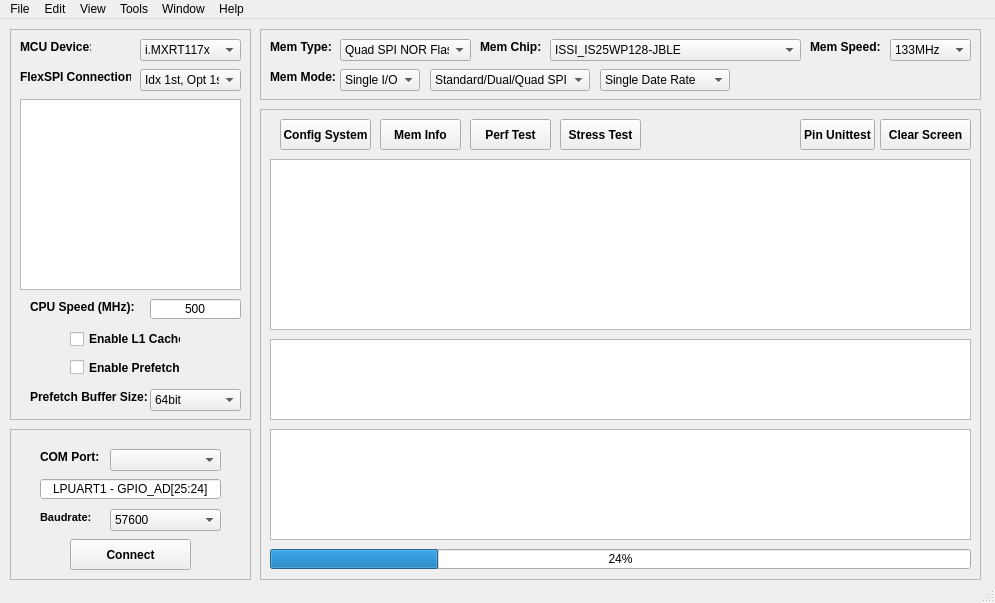
<?xml version="1.0" encoding="UTF-8"?>
<ui version="4.0">
 <class>memTesterWin</class>
 <widget class="QMainWindow" name="memTesterWin">
  <property name="geometry">
   <rect>
    <x>0</x>
    <y>0</y>
    <width>995</width>
    <height>603</height>
   </rect>
  </property>
  <property name="windowTitle">
   <string>NXP MCU Mem Tester</string>
  </property>
  <widget class="QWidget" name="centralwidget">
   <widget class="QFrame" name="mcuFrame">
    <property name="geometry">
     <rect>
      <x>10</x>
      <y>10</y>
      <width>241</width>
      <height>391</height>
     </rect>
    </property>
    <property name="autoFillBackground">
     <bool>false</bool>
    </property>
    <property name="frameShape">
     <enum>QFrame::StyledPanel</enum>
    </property>
    <property name="frameShadow">
     <enum>QFrame::Plain</enum>
    </property>
    <property name="lineWidth">
     <number>1</number>
    </property>
    <widget class="QLabel" name="label_mcuDevice">
     <property name="geometry">
      <rect>
       <x>10</x>
       <y>10</y>
       <width>71</width>
       <height>16</height>
      </rect>
     </property>
     <property name="font">
      <font>
       <weight>75</weight>
       <bold>true</bold>
      </font>
     </property>
     <property name="text">
      <string>MCU Device:</string>
     </property>
    </widget>
    <widget class="QComboBox" name="comboBox_mcuDevice">
     <property name="geometry">
      <rect>
       <x>130</x>
       <y>10</y>
       <width>101</width>
       <height>22</height>
      </rect>
     </property>
     <item>
      <property name="text">
       <string>i.MXRT117x</string>
      </property>
     </item>
    </widget>
    <widget class="QLabel" name="label_flexspiConnection">
     <property name="geometry">
      <rect>
       <x>10</x>
       <y>40</y>
       <width>111</width>
       <height>16</height>
      </rect>
     </property>
     <property name="font">
      <font>
       <weight>75</weight>
       <bold>true</bold>
      </font>
     </property>
     <property name="text">
      <string>FlexSPI Connection:</string>
     </property>
    </widget>
    <widget class="QComboBox" name="comboBox_flexspiConnection">
     <property name="geometry">
      <rect>
       <x>130</x>
       <y>40</y>
       <width>101</width>
       <height>22</height>
      </rect>
     </property>
     <item>
      <property name="text">
       <string>Idx 1st, Opt 1st</string>
      </property>
     </item>
    </widget>
    <widget class="QTextEdit" name="textEdit_flexspiConnection">
     <property name="enabled">
      <bool>true</bool>
     </property>
     <property name="geometry">
      <rect>
       <x>10</x>
       <y>70</y>
       <width>221</width>
       <height>191</height>
      </rect>
     </property>
     <property name="readOnly">
      <bool>true</bool>
     </property>
    </widget>
    <widget class="QLabel" name="label_cpuSpeed">
     <property name="geometry">
      <rect>
       <x>20</x>
       <y>270</y>
       <width>111</width>
       <height>16</height>
      </rect>
     </property>
     <property name="font">
      <font>
       <weight>75</weight>
       <bold>true</bold>
      </font>
     </property>
     <property name="text">
      <string>CPU Speed (MHz):</string>
     </property>
    </widget>
    <widget class="QLineEdit" name="lineEdit_cpuSpeed">
     <property name="geometry">
      <rect>
       <x>140</x>
       <y>270</y>
       <width>91</width>
       <height>20</height>
      </rect>
     </property>
     <property name="text">
      <string>500</string>
     </property>
     <property name="alignment">
      <set>Qt::AlignCenter</set>
     </property>
    </widget>
    <widget class="QCheckBox" name="checkBox_enableL1Cache">
     <property name="geometry">
      <rect>
       <x>60</x>
       <y>300</y>
       <width>111</width>
       <height>20</height>
      </rect>
     </property>
     <property name="font">
      <font>
       <weight>75</weight>
       <bold>true</bold>
      </font>
     </property>
     <property name="text">
      <string>Enable L1 Cache</string>
     </property>
    </widget>
    <widget class="QCheckBox" name="checkBox_enablePrefetch">
     <property name="geometry">
      <rect>
       <x>60</x>
       <y>330</y>
       <width>111</width>
       <height>17</height>
      </rect>
     </property>
     <property name="font">
      <font>
       <weight>75</weight>
       <bold>true</bold>
      </font>
     </property>
     <property name="text">
      <string>Enable Prefetch</string>
     </property>
    </widget>
    <widget class="QLabel" name="label_prefetchBufferSize">
     <property name="geometry">
      <rect>
       <x>20</x>
       <y>360</y>
       <width>121</width>
       <height>16</height>
      </rect>
     </property>
     <property name="font">
      <font>
       <weight>75</weight>
       <bold>true</bold>
      </font>
     </property>
     <property name="text">
      <string>Prefetch Buffer Size:</string>
     </property>
    </widget>
    <widget class="QComboBox" name="comboBox_prefetchBufferSize">
     <property name="geometry">
      <rect>
       <x>140</x>
       <y>360</y>
       <width>91</width>
       <height>22</height>
      </rect>
     </property>
     <item>
      <property name="text">
       <string>64bit</string>
      </property>
     </item>
    </widget>
   </widget>
   <widget class="QFrame" name="uartFrame">
    <property name="geometry">
     <rect>
      <x>10</x>
      <y>410</y>
      <width>241</width>
      <height>151</height>
     </rect>
    </property>
    <property name="font">
     <font>
      <family>Arial</family>
     </font>
    </property>
    <property name="frameShape">
     <enum>QFrame::StyledPanel</enum>
    </property>
    <property name="frameShadow">
     <enum>QFrame::Plain</enum>
    </property>
    <widget class="QLabel" name="label_comPort">
     <property name="geometry">
      <rect>
       <x>30</x>
       <y>20</y>
       <width>61</width>
       <height>16</height>
      </rect>
     </property>
     <property name="font">
      <font>
       <family>MS Shell Dlg 2</family>
       <weight>75</weight>
       <bold>true</bold>
      </font>
     </property>
     <property name="text">
      <string>COM Port:</string>
     </property>
    </widget>
    <widget class="QLabel" name="label_baudrate">
     <property name="geometry">
      <rect>
       <x>30</x>
       <y>80</y>
       <width>61</width>
       <height>16</height>
      </rect>
     </property>
     <property name="font">
      <font>
       <family>MS Shell Dlg 2</family>
       <pointsize>8</pointsize>
       <weight>75</weight>
       <bold>true</bold>
      </font>
     </property>
     <property name="text">
      <string>Baudrate:</string>
     </property>
    </widget>
    <widget class="QComboBox" name="comboBox_comPort">
     <property name="geometry">
      <rect>
       <x>100</x>
       <y>20</y>
       <width>111</width>
       <height>22</height>
      </rect>
     </property>
     <property name="font">
      <font>
       <family>MS Shell Dlg 2</family>
      </font>
     </property>
    </widget>
    <widget class="QComboBox" name="comboBox_baudrate">
     <property name="geometry">
      <rect>
       <x>100</x>
       <y>80</y>
       <width>111</width>
       <height>22</height>
      </rect>
     </property>
     <property name="font">
      <font>
       <family>MS Shell Dlg 2</family>
      </font>
     </property>
     <item>
      <property name="text">
       <string>57600</string>
      </property>
     </item>
    </widget>
    <widget class="QPushButton" name="pushButton_connect">
     <property name="geometry">
      <rect>
       <x>60</x>
       <y>110</y>
       <width>121</width>
       <height>31</height>
      </rect>
     </property>
     <property name="font">
      <font>
       <family>MS Shell Dlg 2</family>
       <weight>75</weight>
       <bold>true</bold>
      </font>
     </property>
     <property name="text">
      <string>Connect</string>
     </property>
    </widget>
    <widget class="QLineEdit" name="lineEdit_uartPad">
     <property name="geometry">
      <rect>
       <x>30</x>
       <y>50</y>
       <width>181</width>
       <height>20</height>
      </rect>
     </property>
     <property name="font">
      <font>
       <family>MS Shell Dlg 2</family>
      </font>
     </property>
     <property name="autoFillBackground">
      <bool>true</bool>
     </property>
     <property name="text">
      <string>LPUART1 - GPIO_AD[25:24]</string>
     </property>
     <property name="alignment">
      <set>Qt::AlignCenter</set>
     </property>
     <property name="readOnly">
      <bool>true</bool>
     </property>
    </widget>
   </widget>
   <widget class="QFrame" name="memFrame">
    <property name="geometry">
     <rect>
      <x>260</x>
      <y>10</y>
      <width>721</width>
      <height>71</height>
     </rect>
    </property>
    <property name="frameShape">
     <enum>QFrame::StyledPanel</enum>
    </property>
    <property name="frameShadow">
     <enum>QFrame::Plain</enum>
    </property>
    <widget class="QLabel" name="label_memType">
     <property name="geometry">
      <rect>
       <x>10</x>
       <y>10</y>
       <width>61</width>
       <height>16</height>
      </rect>
     </property>
     <property name="font">
      <font>
       <weight>75</weight>
       <bold>true</bold>
      </font>
     </property>
     <property name="text">
      <string>Mem Type:</string>
     </property>
    </widget>
    <widget class="QComboBox" name="comboBox_memType">
     <property name="geometry">
      <rect>
       <x>80</x>
       <y>10</y>
       <width>131</width>
       <height>22</height>
      </rect>
     </property>
     <item>
      <property name="text">
       <string>Quad SPI NOR Flash</string>
      </property>
     </item>
     <item>
      <property name="text">
       <string>Octal SPI NOR Flash</string>
      </property>
     </item>
     <item>
      <property name="text">
       <string>HyperBus NOR Flash</string>
      </property>
     </item>
     <item>
      <property name="text">
       <string>PSRAM</string>
      </property>
     </item>
     <item>
      <property name="text">
       <string>HyperRAM</string>
      </property>
     </item>
    </widget>
    <widget class="QLabel" name="label_memChip">
     <property name="geometry">
      <rect>
       <x>220</x>
       <y>10</y>
       <width>61</width>
       <height>16</height>
      </rect>
     </property>
     <property name="font">
      <font>
       <weight>75</weight>
       <bold>true</bold>
      </font>
     </property>
     <property name="text">
      <string>Mem Chip:</string>
     </property>
    </widget>
    <widget class="QComboBox" name="comboBox_memChip">
     <property name="geometry">
      <rect>
       <x>290</x>
       <y>10</y>
       <width>251</width>
       <height>22</height>
      </rect>
     </property>
     <item>
      <property name="text">
       <string>ISSI_IS25WP128-JBLE</string>
      </property>
     </item>
    </widget>
    <widget class="QLabel" name="label_memSpeed">
     <property name="geometry">
      <rect>
       <x>550</x>
       <y>10</y>
       <width>81</width>
       <height>16</height>
      </rect>
     </property>
     <property name="font">
      <font>
       <weight>75</weight>
       <bold>true</bold>
      </font>
     </property>
     <property name="text">
      <string>Mem Speed:</string>
     </property>
    </widget>
    <widget class="QComboBox" name="comboBox_memSpeed">
     <property name="geometry">
      <rect>
       <x>630</x>
       <y>10</y>
       <width>81</width>
       <height>22</height>
      </rect>
     </property>
     <item>
      <property name="text">
       <string>133MHz</string>
      </property>
     </item>
    </widget>
    <widget class="QLabel" name="label_memMode">
     <property name="geometry">
      <rect>
       <x>10</x>
       <y>40</y>
       <width>71</width>
       <height>16</height>
      </rect>
     </property>
     <property name="font">
      <font>
       <weight>75</weight>
       <bold>true</bold>
      </font>
     </property>
     <property name="text">
      <string>Mem Mode:</string>
     </property>
    </widget>
    <widget class="QComboBox" name="comboBox_memIoMode">
     <property name="geometry">
      <rect>
       <x>80</x>
       <y>40</y>
       <width>80</width>
       <height>22</height>
      </rect>
     </property>
     <item>
      <property name="text">
       <string>Single I/O</string>
      </property>
     </item>
     <item>
      <property name="text">
       <string>Dual I/O</string>
      </property>
     </item>
     <item>
      <property name="text">
       <string>Quad I/O</string>
      </property>
     </item>
     <item>
      <property name="text">
       <string>Octal I/O</string>
      </property>
     </item>
    </widget>
    <widget class="QComboBox" name="comboBox_memInterfaceMode">
     <property name="geometry">
      <rect>
       <x>170</x>
       <y>40</y>
       <width>160</width>
       <height>22</height>
      </rect>
     </property>
     <item>
      <property name="text">
       <string>Standard/Dual/Quad SPI</string>
      </property>
     </item>
     <item>
      <property name="text">
       <string>Ouad Peripheral Interface</string>
      </property>
     </item>
     <item>
      <property name="text">
       <string>Octa Peripheral Interface</string>
      </property>
     </item>
    </widget>
    <widget class="QComboBox" name="comboBox_memDateRate">
     <property name="geometry">
      <rect>
       <x>340</x>
       <y>40</y>
       <width>130</width>
       <height>22</height>
      </rect>
     </property>
     <item>
      <property name="text">
       <string>Single Date Rate</string>
      </property>
     </item>
     <item>
      <property name="text">
       <string>Double Transfer Rate</string>
      </property>
     </item>
    </widget>
   </widget>
   <widget class="QFrame" name="dispFrame">
    <property name="geometry">
     <rect>
      <x>260</x>
      <y>90</y>
      <width>721</width>
      <height>471</height>
     </rect>
    </property>
    <property name="frameShape">
     <enum>QFrame::StyledPanel</enum>
    </property>
    <property name="frameShadow">
     <enum>QFrame::Plain</enum>
    </property>
    <widget class="QPushButton" name="pushButton_memInfo">
     <property name="geometry">
      <rect>
       <x>120</x>
       <y>10</y>
       <width>81</width>
       <height>31</height>
      </rect>
     </property>
     <property name="font">
      <font>
       <weight>75</weight>
       <bold>true</bold>
      </font>
     </property>
     <property name="text">
      <string>Mem Info</string>
     </property>
    </widget>
    <widget class="QTextEdit" name="textEdit_displayWin">
     <property name="geometry">
      <rect>
       <x>10</x>
       <y>50</y>
       <width>701</width>
       <height>171</height>
      </rect>
     </property>
     <property name="font">
      <font>
       <weight>75</weight>
       <bold>true</bold>
      </font>
     </property>
     <property name="frameShadow">
      <enum>QFrame::Plain</enum>
     </property>
     <property name="readOnly">
      <bool>true</bool>
     </property>
    </widget>
    <widget class="QPushButton" name="pushButton_perfTest">
     <property name="geometry">
      <rect>
       <x>210</x>
       <y>10</y>
       <width>81</width>
       <height>31</height>
      </rect>
     </property>
     <property name="font">
      <font>
       <weight>75</weight>
       <bold>true</bold>
      </font>
     </property>
     <property name="text">
      <string>Perf Test</string>
     </property>
    </widget>
    <widget class="QProgressBar" name="progressBar_action">
     <property name="geometry">
      <rect>
       <x>10</x>
       <y>440</y>
       <width>701</width>
       <height>20</height>
      </rect>
     </property>
     <property name="value">
      <number>24</number>
     </property>
    </widget>
    <widget class="QTextEdit" name="textEdit_packetWin">
     <property name="geometry">
      <rect>
       <x>10</x>
       <y>320</y>
       <width>701</width>
       <height>111</height>
      </rect>
     </property>
    </widget>
    <widget class="QPushButton" name="pushButton_configSystem">
     <property name="geometry">
      <rect>
       <x>20</x>
       <y>10</y>
       <width>91</width>
       <height>31</height>
      </rect>
     </property>
     <property name="font">
      <font>
       <weight>75</weight>
       <bold>true</bold>
      </font>
     </property>
     <property name="text">
      <string>Config System</string>
     </property>
    </widget>
    <widget class="QPushButton" name="pushButton_clearScreen">
     <property name="geometry">
      <rect>
       <x>620</x>
       <y>10</y>
       <width>91</width>
       <height>31</height>
      </rect>
     </property>
     <property name="font">
      <font>
       <weight>75</weight>
       <bold>true</bold>
      </font>
     </property>
     <property name="text">
      <string>Clear Screen</string>
     </property>
    </widget>
    <widget class="QPushButton" name="pushButton_stressTest">
     <property name="geometry">
      <rect>
       <x>300</x>
       <y>10</y>
       <width>81</width>
       <height>31</height>
      </rect>
     </property>
     <property name="font">
      <font>
       <weight>75</weight>
       <bold>true</bold>
      </font>
     </property>
     <property name="text">
      <string>Stress Test</string>
     </property>
    </widget>
    <widget class="QPushButton" name="pushButton_pinUnittest">
     <property name="geometry">
      <rect>
       <x>540</x>
       <y>10</y>
       <width>75</width>
       <height>31</height>
      </rect>
     </property>
     <property name="font">
      <font>
       <weight>75</weight>
       <bold>true</bold>
      </font>
     </property>
     <property name="text">
      <string>Pin Unittest</string>
     </property>
    </widget>
    <widget class="QGraphicsView" name="graphicsView">
     <property name="geometry">
      <rect>
       <x>10</x>
       <y>230</y>
       <width>701</width>
       <height>81</height>
      </rect>
     </property>
    </widget>
   </widget>
  </widget>
  <widget class="QMenuBar" name="menubar">
   <property name="geometry">
    <rect>
     <x>0</x>
     <y>0</y>
     <width>995</width>
     <height>21</height>
    </rect>
   </property>
   <widget class="QMenu" name="menuFile">
    <property name="title">
     <string>File</string>
    </property>
   </widget>
   <widget class="QMenu" name="menuEdit">
    <property name="title">
     <string>Edit</string>
    </property>
   </widget>
   <widget class="QMenu" name="menuView">
    <property name="title">
     <string>View</string>
    </property>
   </widget>
   <widget class="QMenu" name="menuTools">
    <property name="title">
     <string>Tools</string>
    </property>
   </widget>
   <widget class="QMenu" name="menuWindow">
    <property name="title">
     <string>Window</string>
    </property>
   </widget>
   <widget class="QMenu" name="menuHelp">
    <property name="title">
     <string>Help</string>
    </property>
    <addaction name="menuHelpAction_homePage"/>
    <addaction name="menuHelpAction_aboutAuthor"/>
    <addaction name="menuHelpAction_revisionHistory"/>
   </widget>
   <addaction name="menuFile"/>
   <addaction name="menuEdit"/>
   <addaction name="menuView"/>
   <addaction name="menuTools"/>
   <addaction name="menuWindow"/>
   <addaction name="menuHelp"/>
  </widget>
  <widget class="QStatusBar" name="statusbar"/>
  <action name="menuHelpAction_homePage">
   <property name="text">
    <string>Home Page</string>
   </property>
  </action>
  <action name="menuHelpAction_aboutAuthor">
   <property name="text">
    <string>About Author</string>
   </property>
  </action>
  <action name="menuHelpAction_revisionHistory">
   <property name="text">
    <string>Revision History</string>
   </property>
  </action>
 </widget>
 <resources/>
 <connections/>
</ui>
